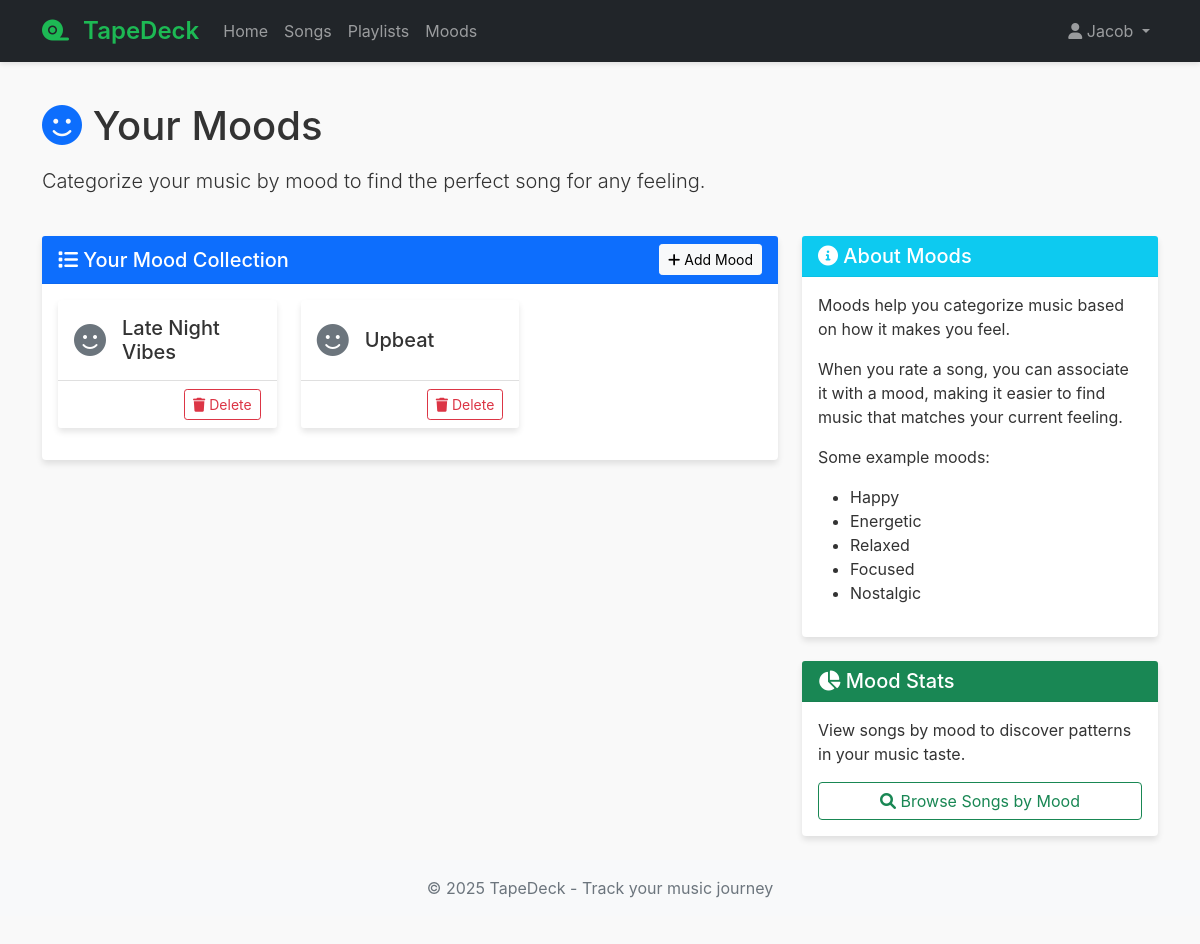
Page /moods (signed in) on the committed database.
### models.py (models this page shows, shortened)
class User(UserMixin, db.Model):
    __tablename__ = 'user'
    user_id = db.Column(db.Integer, primary_key=True)
    email = db.Column(db.String(120), unique=True, nullable=False)
    username = db.Column(db.String(80), unique=True, nullable=False)
    password_hash = db.Column(db.String(128))
    ratings = db.relationship('SongRating', backref='user', lazy=True)
    playlists = db.relationship('Playlist', secondary=playlist_manager, backref=db.backref('users', lazy='dynamic'))
    moods = db.relationship('Mood', backref='user', lazy=True)

class Mood(db.Model):
    __tablename__ = 'mood'
    mood_id = db.Column(db.Integer, primary_key=True)
    mood = db.Column(db.String(50), nullable=False)
    user_id = db.Column(db.Integer, db.ForeignKey('user.user_id'))  # Added for custom moods per user
    ratings = db.relationship('SongRating', backref='mood', lazy=True)

### routes.py (the view)
@bp.route('/moods')
@login_required
def moods():
    user_moods = Mood.query.filter_by(user_id=current_user.user_id).all()
    form = MoodForm()
    return render_template('moods.html', moods=user_moods, form=form)

### app.py (called while the page is built)
def create_app(config_class=Config):
    app = Flask(__name__)
    app.config.from_object(config_class)
    app.jinja_env.globals.update(enumerate=enumerate)
    db.init_app(app)
    login_manager = LoginManager()
    login_manager.login_view = 'routes.login'
    login_manager.login_message_category = 'info'
    login_manager.init_app(app)
    @login_manager.user_loader
    def load_user(user_id):
        return User.query.get(int(user_id))
    app.register_blueprint(routes_bp)
    with app.app_context():
        db.create_all()
    return app

### templates/moods.html (shortened to what this page needs)
{% extends "base.html" %}
{% block content %}
<div class="row mb-4">
    <div class="col">
        <h1 class="mb-3">
            <i class="fas fa-smile text-primary"></i> Your Moods
        </h1>
        <p class="lead">Categorize your music by mood to find the perfect song for any feeling.</p>
    </div>
</div>
<div class="row">
    <div class="col-lg-8">
        <div class="card">
            <div class="card-header bg-primary text-white d-flex justify-content-between align-items-center">
                <h5 class="mb-0">
                    <i class="fas fa-list"></i> Your Mood Collection
                </h5>
                <button class="btn btn-sm btn-light" data-bs-toggle="collapse" data-bs-target="#addMoodCollapse">
                    <i class="fas fa-plus"></i> Add Mood
                </button>
            </div>
            <div class="card-body">
                {% if moods %}
                    <div class="row">
                        {% for mood in moods %}
                            <div class="col-md-4 mb-3">
                                <div class="card h-100">
                                    <div class="card-body d-flex align-items-center">
                                        <i class="fas fa-smile fa-2x text-secondary me-3"></i>
                                        <h5 class="mb-0">{{ mood.mood }}</h5>
                                    </div>
                                    <div class="card-footer bg-white d-flex justify-content-end">
                                        <form method="POST" action="{{ url_for('routes.delete_mood', mood_id=mood.mood_id) }}" class="d-inline">
                                            <button type="submit" class="btn btn-sm btn-outline-danger"
                                                onclick="return confirm('Are you sure you want to delete this mood?')">
                                                <i class="fas fa-trash"></i> Delete
                                            </button>
                                        </form>
                                    </div>
                                </div>
                            </div>
                        {% endfor %}
                    </div>
                {% else %}
                    <div class="text-center py-5">
                        <i class="fas fa-frown fa-3x text-muted mb-3"></i>
                        <p class="lead">You don't have any moods yet.</p>
                        <p>Click the "Add Mood" button to create your first mood.</p>
                    </div>
                {% endif %}
            </div>
        </div>
    </div>
    <div class="col-lg-4">
        <div class="card mb-4">
            <div class="card-header bg-info text-white">
                <h5 class="mb-0"><i class="fas fa-info-circle"></i> About Moods</h5>
            </div>
            <div class="card-body">
                <p>Moods help you categorize music based on how it makes you feel.</p>
                <p>When you rate a song, you can associate it with a mood, making it easier to find music that matches your current feeling.</p>
                <p>Some example moods:</p>
                <ul>
                    <li>Happy</li>
                    <li>Energetic</li>
                    <li>Relaxed</li>
                    <li>Focused</li>
                    <li>Nostalgic</li>
                </ul>
            </div>
        </div>
        <div class="card">
            <div class="card-header bg-success text-white">
                <h5 class="mb-0"><i class="fas fa-chart-pie"></i> Mood Stats</h5>
            </div>
            <div class="card-body">
                <p>View songs by mood to discover patterns in your music taste.</p>
                <a href="{{ url_for('routes.songs') }}" class="btn btn-outline-success w-100">
                    <i class="fas fa-search"></i> Browse Songs by Mood
                </a>
            </div>
        </div>
    </div>
</div>
{% endblock %}

### templates/base.html (shortened to what this page needs)
<!DOCTYPE html>
<html lang="en">
<head>
    <link href="https://cdn.jsdelivr.net/npm/bootstrap@5.1.3/dist/css/bootstrap.min.css" rel="stylesheet">
    <link rel="stylesheet" href="https://cdnjs.cloudflare.com/ajax/libs/font-awesome/6.0.0-beta3/css/all.min.css">
    <link rel="stylesheet" href="{{ url_for('static', filename='css/style.css') }}">
</head>
<body>
    <nav class="navbar navbar-expand-lg navbar-dark bg-dark">
        <div class="container">
            <a class="navbar-brand" href="{{ url_for('routes.home') }}">
                <i class="fas fa-tape"></i> {{ config.APP_NAME }}
            </a>
            <div class="collapse navbar-collapse" id="navbarNav">
                <ul class="navbar-nav me-auto">
                    {% if current_user.is_authenticated %}
                        <li class="nav-item">
                            <a class="nav-link" href="{{ url_for('routes.home') }}">Home</a>
                        </li>
                        <li class="nav-item">
                            <a class="nav-link" href="{{ url_for('routes.songs') }}">Songs</a>
                        </li>
                        <li class="nav-item">
                            <a class="nav-link" href="{{ url_for('routes.playlists') }}">Playlists</a>
                        </li>
                        <li class="nav-item">
                            <a class="nav-link" href="{{ url_for('routes.moods') }}">Moods</a>
                        </li>
                    {% endif %}
                </ul>
                <ul class="navbar-nav">
                    {% if current_user.is_authenticated %}
                        <li class="nav-item dropdown">
                            <a class="nav-link dropdown-toggle" href="#" id="userDropdown" role="button" data-bs-toggle="dropdown">
                                <i class="fas fa-user"></i> {{ current_user.username }}
                            </a>
                        </li>
                    {% endif %}
                </ul>
            </div>
        </div>
    </nav>
    <main class="container py-4">
        {% block content %}{% endblock %}
    </main>
    <footer class="footer mt-auto py-3 bg-light">
        <div class="container text-center">
            <span class="text-muted">© 2025 {{ config.APP_NAME }} - Track your music journey</span>
        </div>
    </footer>
</body>
</html>

### static/css/style.css (style rules this page uses)
:root { --primary-color: #1DB954; --primary-dark: #1AA34A; --secondary-color: #191414; --accent-color: #FF6B6B; --light-bg: #f8f9fa; --card-shadow: 0 4px 6px rgba(0, 0, 0, 0.1); --text-muted: #6c757d; }
body { font-family: 'Inter', -apple-system, BlinkMacSystemFont, 'Segoe UI', Roboto, Oxygen, Ubuntu, Cantarell, sans-serif; background-color: #f9f9f9; color: #333; padding-bottom: 2rem; }
.navbar { box-shadow: 0 2px 5px rgba(0, 0, 0, 0.1); background-color: #fff; }
.navbar-brand { font-weight: 600; font-size: 1.5rem; color: var(--primary-color) !important; }
.navbar-brand i { margin-right: 0.5rem; }
.card { border: none; box-shadow: var(--card-shadow); transition: transform 0.2s ease-in-out; }
.card-header { background-color: #fff; border-bottom: 1px solid rgba(0, 0, 0, 0.05); }

### rows in the picture
User: username "Jacob"
Mood: mood "Late Night Vibes"
Mood: mood "Upbeat"

### other values in the picture
{{ config.APP_NAME }} "TapeDeck"
